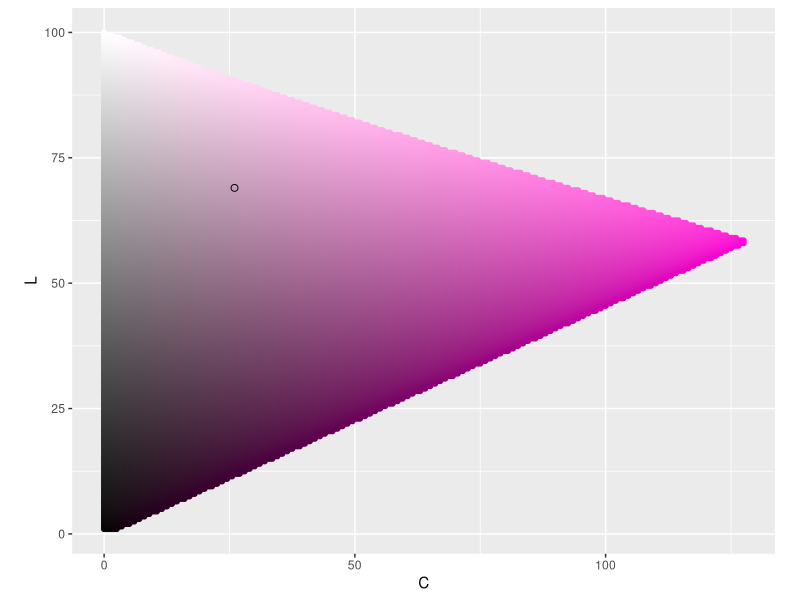
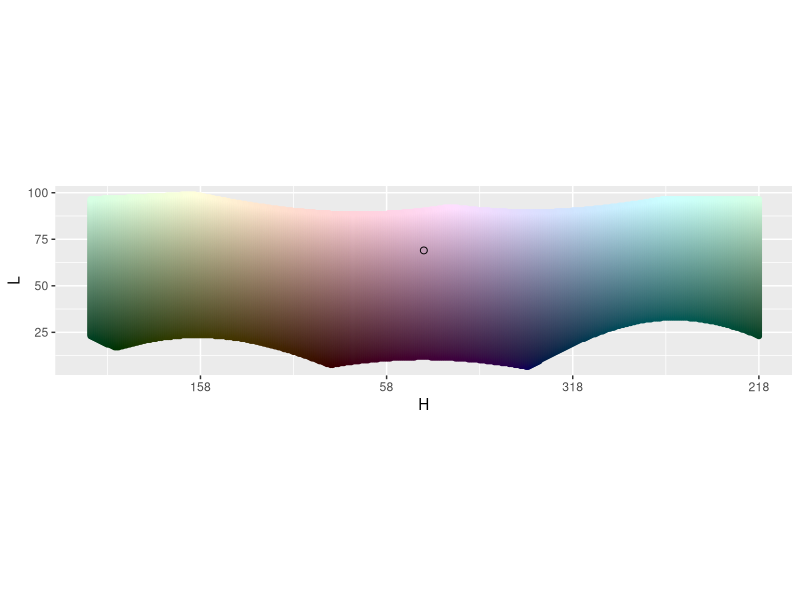
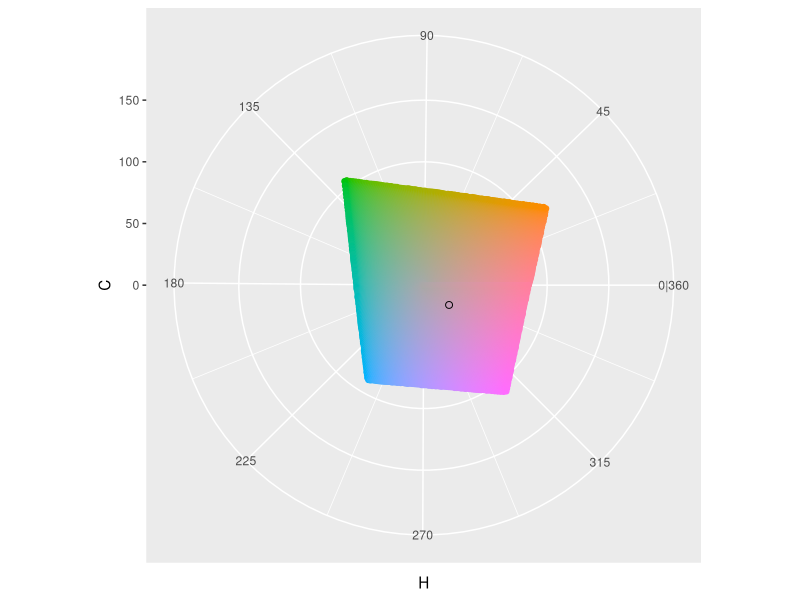
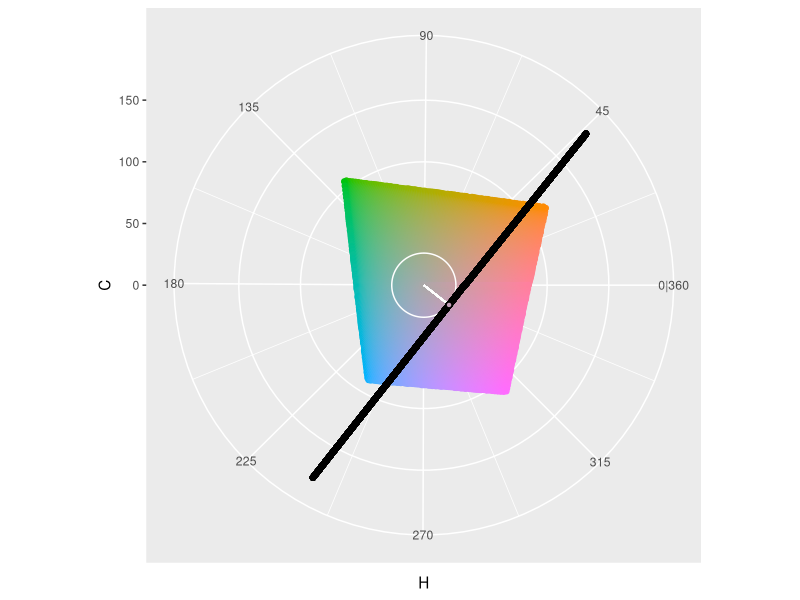
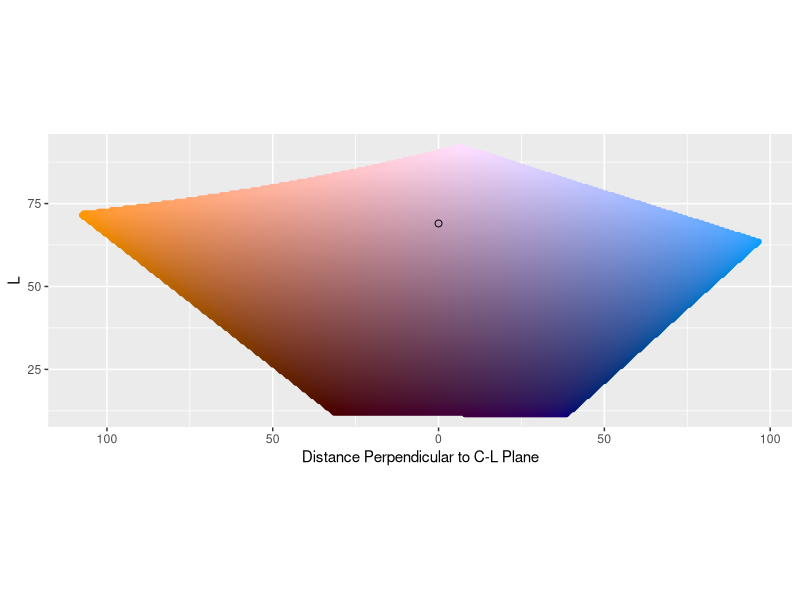
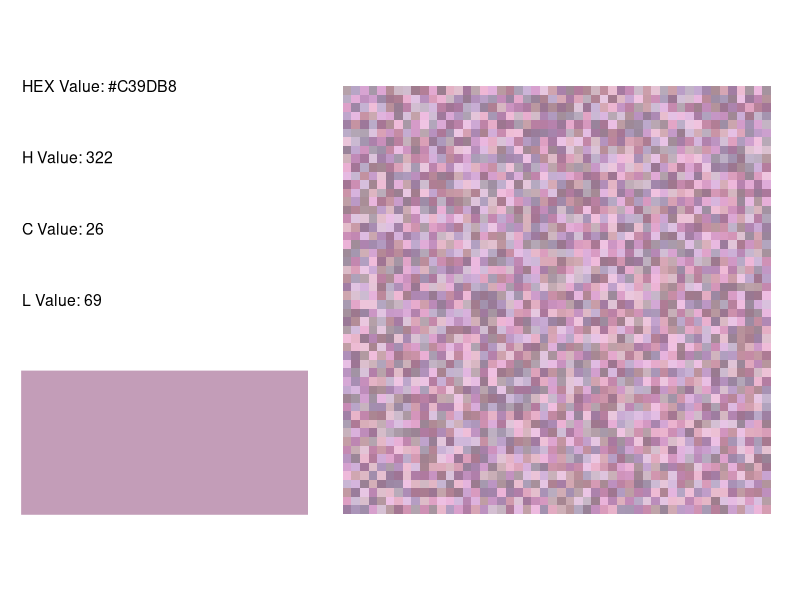
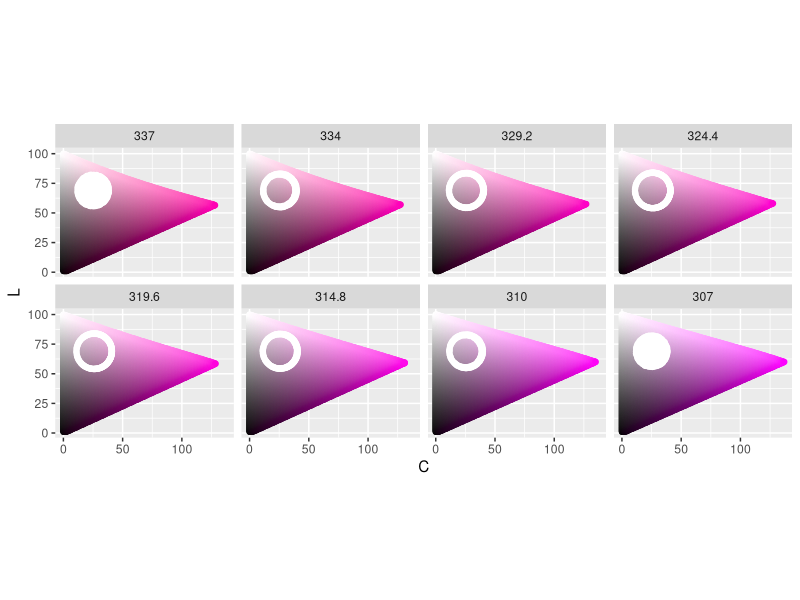
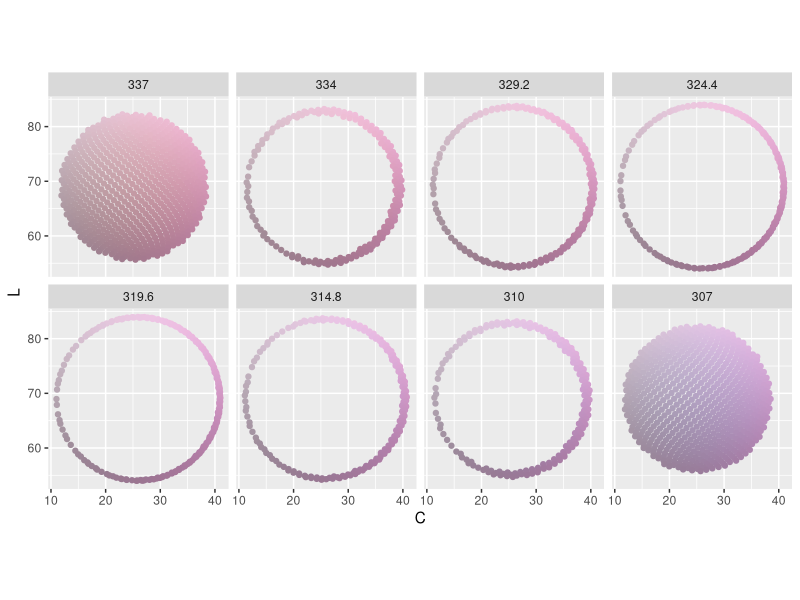

Write R code to recreate these figures, in order. (Note: a time limit stopped this script after it produced the figures.)
## ---- chunk 1
knitr::opts_chunk$set(eval = FALSE)
knitr::opts_knit$set(bookdown.internal.label = FALSE)
knitr::opts_chunk$set(out.extra = 'style="display:block; margin:auto;"')  # center
## ---- chunk 2
##---------
# Libraries
##---------
library(tidyverse)
library(patchwork)
library(colorspace)

##------------
# Pick a color
##------------
H_point <- 322
C_point <- 26
L_point <- 69

color_hex <- hcl(H_point, 
                 C_point, 
                 L_point,
                 fixup = FALSE)

##--------------------------------
# See color in H, C, L color space 
##--------------------------------
# C-L Plane ----
get_C_L_plane <- function(H_point) {
  expand_grid(H = H_point,
              C = seq(0, 180, .5),
              L = seq(1, 100, .5)) %>%
    mutate(color_value = hcl(H, C, L, fixup = FALSE)) %>%
    filter(!is.na(color_value))
}
C_L_plane <- get_C_L_plane(H_point)

graph_C_L_plane <- function(C_L_plane, color_hex) {
  ggplot() +
    geom_point(data = C_L_plane,
               aes(C, L, color = color_value, fill = color_value)) +
    scale_x_continuous(labels = abs) +
    scale_color_identity() +
    scale_fill_identity() +
    geom_point(aes(x = C_point,
                   y = L_point),
               color = 'black',
               fill = color_hex,
               shape = 21,
               size = 2) +
    coord_equal()
}
graph_C_L_plane(C_L_plane, color_hex)

# H-L Curve ----
get_H_L_curve <- function(C_point) {
  expand_grid(H = seq(1, 360, 1),
              C = C_point,
              L = seq(1, 100, .5)) %>%
    mutate(color_value = hcl(H, C, L, fixup = FALSE)) %>%
    filter(!is.na(color_value))
}
H_L_curve <- get_H_L_curve(C_point)

label_H_center <- function(H_point, ...) {
  function(x) {(x + (180 - H_point)) %% 360}
}

graph_H_L_curve <- function(H_L_curve, color_hex, H_point) {
  ggplot() +
    geom_point(data = H_L_curve,
               aes((H + (180 - H_point)) %% 360, L, 
                   color = color_value, fill = color_value)) +
    scale_color_identity() +
    scale_fill_identity() +
    geom_point(aes(x = 180, # Because we rotated points to not drop over edge
                   y = L_point),
               color = 'black',
               fill = color_hex,
               shape = 21,
               size = 2) +
    scale_x_reverse('H', # Like you're standing on the inside
                    labels = label_H_center(H_point = H_point),
                    limits = c(360, 0)) +
    coord_equal()
}
graph_H_L_curve(H_L_curve, color_hex, H_point)

# H-C plane ----
get_H_C_plane <- function(L_point){
  expand_grid(H = seq(1, 360, 1),
              C = seq(0, 180, .5),
              L = L_point) %>%
    mutate(color_value = hcl(H, C, L, fixup = FALSE)) %>%
    filter(!is.na(color_value))
}
H_C_plane <- get_H_C_plane(L_point)

graph_H_C_plane <- function(H_C_plane, color_hex) {
  ggplot() +
    geom_point(data = H_C_plane,
               aes(H, C, color = color_value, fill = color_value)) +
    scale_color_identity() +
    scale_fill_identity() +
    scale_x_continuous(breaks = seq(45, 360, 45),
                       minor_breaks = seq(0, 315, 45) + 45/2,
                       labels = c('45', '90', '135', '180', 
                                  '225', '270', '315', '0|360')) +
    scale_y_continuous(limits = c(0, 180)) +
    geom_point(aes(x = H_point,
                   y = C_point),
               color = 'black',
               fill = color_hex,
               shape = 21,
               size = 2) +
    coord_polar(start = 270 * pi / 180,
                direction = -1)
}
graph_H_C_plane(H_C_plane, color_hex)

# C tangent plane ----
C_circle <- data.frame(H = seq(1, 360),
                       C = C_point,
                       color_value = "white")
C_tangent_plane <- expand_grid(x = C_point, # Plane perpendicular to H at C
                               perpendicular_from_C_L = 
                                 seq(-sqrt(180^2 - C_point^2), sqrt(180^2 - C_point^2)),
                               L = seq(1, 100, 1)) %>%
  mutate(x_rotate = x * cos(H_point * pi/180) -  # rotate
           perpendicular_from_C_L * sin(H_point * pi/180),
         y_rotate = x * sin(H_point * pi/180) + 
           perpendicular_from_C_L * cos(H_point * pi/180)) %>%
  mutate(x = x_rotate,
         y = y_rotate) %>%
  select(-x_rotate, -y_rotate)  %>%
  mutate(H = (atan2(y, x) * 180/pi) %% 360,
         C = sqrt(x^2 + y^2)) %>%
  mutate(color_value = "white")
ggplot(data = H_C_plane,
       aes(H, C, color = color_value, fill = color_value)) +
  geom_point() +
  scale_color_identity() +
  scale_fill_identity() +
  scale_x_continuous(breaks = seq(45, 360, 45),
                     minor_breaks = seq(0, 315, 45) + 45/2,
                     labels = c('45', '90', '135', '180', 
                                '225', '270', '315', '0|360')) +
  scale_y_continuous(limits = c(0, 180)) +
  geom_path(data = C_circle) +
  geom_segment(x = H_point,
               y = 0,
               xend = H_point,
               yend = C_point,
               col = "white") +
  geom_point(data = C_tangent_plane, col = "black") +
  geom_point(x = H_point,
             y = C_point,
             color = 'black',
             fill = color_hex,
             shape = 21) +
  coord_polar(start = 270 * pi / 180,
              direction = -1)

get_C_tangent_plane <- function(H_point, C_point) {
  expand_grid(x = C_point, # Plane perpendicular to H at C
              perpendicular_from_C_L = seq(-180, 180, .5),
              L = seq(1, 100, .5)) %>%
    mutate(x_rotate = x * cos(H_point * pi/180) -  # rotate
             perpendicular_from_C_L * sin(H_point * pi/180),
           y_rotate = x * sin(H_point * pi/180) + 
             perpendicular_from_C_L * cos(H_point * pi/180)) %>%
    mutate(x = x_rotate,
           y = y_rotate) %>%
    select(-x_rotate, -y_rotate)  %>%
    mutate(H = (atan2(y, x) * 180/pi) %% 360,
           C = sqrt(x^2 + y^2)) %>%
    mutate(color_value = hcl(H, C, L, fixup = FALSE)) %>%
    filter(!is.na(color_value))
}
C_tangent_plane <- get_C_tangent_plane(H_point, C_point)

graph_C_tangent_plane <- function(C_tangent_plane, color_hex) {
  ggplot() +
    geom_point(data = C_tangent_plane,
               aes(perpendicular_from_C_L, L, 
                   color = color_value, fill = color_value)) +
    scale_color_identity() +
    scale_fill_identity() +
    scale_x_reverse("Distance Perpendicular to C-L Plane",
                    labels = abs) +
    geom_point(aes(x = 0,
                   y = L_point),
               color = 'black',
               fill = color_hex,
               shape = 21,
               size = 2) +
    coord_equal()
}
graph_C_tangent_plane(C_tangent_plane, color_hex)
## ---- chunk 3
knitr::include_graphics('/post/2021-08-10-choosing-nearby-colors-part-2/index.en-us_files/c_l_plane.jpeg', error = FALSE)
## ---- chunk 4
knitr::include_graphics('/post/2021-08-10-choosing-nearby-colors-part-2/index.en-us_files/h_c_plane.jpeg', error = FALSE)
## ---- chunk 5
knitr::include_graphics('/post/2021-08-10-choosing-nearby-colors-part-2/index.en-us_files/h_l_curve.jpeg', error = FALSE)
## ---- chunk 6
knitr::include_graphics('/post/2021-08-10-choosing-nearby-colors-part-2/index.en-us_files/c_tangent_plane_setup.jpeg', error = FALSE)
## ---- chunk 7
knitr::include_graphics('/post/2021-08-10-choosing-nearby-colors-part-2/index.en-us_files/c_tangent_plane.jpeg', error = FALSE)
## ---- chunk 8
##------------------
# x, y, L perimeter
##------------------
width <- 15
n_color <- 50 ^ 2

# http://extremelearning.com.au/how-to-evenly-distribute-points-on-a-sphere-more-effectively-than-the-canonical-fibonacci-lattice/#more-3069
get_xyl_data <- function(H_point, C_point, L_point, width, n_color) {
  data.frame(theta = 2 * pi * seq(0, n_color - 1) / ((1 + sqrt(5)) / 2),
             phi = acos(1 - 2 * (seq(0, n_color - 1) + .5) / n_color)) %>%
    mutate(x = cos(theta) * sin(phi),
           y = sin(theta) * sin(phi),
           L = cos(phi)) %>%
    mutate(x = x * width + C_point * cos(H_point * pi/180),
           y = y * width + C_point * sin(H_point * pi/180),
           L = L * width + L_point) %>%
    mutate(H = (atan2(y, x) * 180/pi) %% 360,
           C = sqrt(x^2 + y^2)) %>%
    filter(L >= 0 & L <= 100 & C >= 0) %>%
    mutate(color_value = hcl(h = H,
                             c = C,
                             l = L)) %>%
    mutate(x = C * cos(H * pi/180),
           y = C * sin(H * pi/180)) %>%
    mutate(perpendicular_from_C_L = x * sin(-H_point * pi/180) + 
             y * cos(-H_point * pi/180),
           parallel_along_C_L = x * cos(-H_point * pi/180) - 
             y * sin(-H_point * pi/180)) %>%
    mutate(row_value = sample(row_number(), n()),
           col_value = ceiling(row_value / sqrt(n_color))) %>%
    mutate(row_value = (row_value %% sqrt(n_color)) + 1) %>%
    mutate(L_cut = as.character(
      cut(L, breaks = c(-Inf, seq(L_point - width, 
                                  L_point + width, 
                                  length.out = 7), 
                        Inf),
          labels = c(L_point - width, 
                     seq(L_point - (width * .8), 
                         L_point + (width * .8), 
                         length.out = 6), 
                     L_point + width))),
      C_cut = as.character(
        cut(C,
            breaks = c(-Inf, 
                       seq(C_point - width, 
                           C_point + width, 
                           length.out = 7), 
                       Inf),
            labels = c(C_point - width, 
                       seq(C_point - (width * .8), 
                           C_point + (width * .8), 
                           length.out = 6), 
                       C_point + width))),
      H_cut = as.character(
        cut((180 - abs(abs(H - H_point) - 180)) * 
              sign(180 - abs(H - H_point)) * 
              sign(H - H_point),
            breaks = c(-Inf, 
                       seq(0 - width, 
                           0 + width, 
                           length.out = 7), 
                       Inf),
            labels = c(H_point - width, 
                       seq(H_point - (width * .8), 
                           H_point + (width * .8), 
                           length.out = 6), 
                       H_point + width) %% 360)),
      perpendicular_from_C_L_cut = as.character(
        cut(perpendicular_from_C_L,
            breaks = c(-Inf, seq(0 - width, 
                                 0 + width, 
                                 length.out = 7), 
                       Inf),
            labels = c(0 - width, 
                       seq(0 - (width * .8), 
                           0 + (width * .8), 
                           length.out = 6), 
                       0 + width))),
      parallel_along_C_L_cut = as.character(
        cut(parallel_along_C_L,
            breaks = c(-Inf, 
                       seq(C_point - width, 
                           C_point + width, 
                           length.out = 7), 
                       Inf),
            labels = c(C_point - width, 
                       seq(C_point - (width * .8), 
                           C_point + (width * .8), 
                           length.out = 6), 
                       C_point + width)))) %>%
    mutate(L_cut = as.factor(as.numeric(L_cut)),
           C_cut = as.factor(as.numeric(C_cut)),
           H_cut = as.factor(as.numeric(H_cut)),
           perpendicular_from_C_L_cut = 
             as.factor(as.numeric(perpendicular_from_C_L_cut)),
           parallel_along_C_L_cut = 
             as.factor(as.numeric(parallel_along_C_L_cut))) %>%
    mutate(H_cut = fct_expand(H_cut, 
                              as.character(c(H_point - width, 
                                             seq(H_point - (width * .8), 
                                                 H_point + (width * .8), 
                                                 length.out = 6), 
                                             H_point + width) %% 360)),
           perpendicular_from_C_L_cut = 
             fct_expand(perpendicular_from_C_L_cut,
                        as.character(c(0 - width, 
                                       seq(0 - (width * .8), 
                                           0 + (width * .8), 
                                           length.out = 6), 
                                       0 + width)))) %>%
    mutate(H_cut = fct_relevel(H_cut, 
                               as.character(c(H_point - width, 
                                              seq(H_point - (width * .8), 
                                                  H_point + (width * .8), 
                                                  length.out = 6), 
                                              H_point + width) %% 360)),
           perpendicular_from_C_L_cut = 
             fct_relevel(perpendicular_from_C_L_cut,
                         as.character(c(0 - width, 
                                        seq(0 - (width * .8), 
                                            0 + (width * .8), 
                                            length.out = 6), 
                                        0 + width)))) %>%
    mutate(H_cut = fct_rev(H_cut),
           perpendicular_from_C_L_cut = fct_rev(perpendicular_from_C_L_cut))
}

xyl <- get_xyl_data(H_point, C_point, L_point, width, n_color)

graph_info <- function(H_point, C_point, L_point) {
  color_hex <- hcl(H_point, 
                   C_point,
                   L_point,
                   fixup = FALSE)
  
  ggplot() +
    geom_rect(aes(xmin = 0, xmax = 1,
                  ymin = 0, ymax = .5), col = color_hex, fill = color_hex) +
    geom_text(data = data.frame(x = 0,
                                y = seq(1.5, .75, -.25),
                                label = c(paste("HEX Value:", color_hex), 
                                          paste("H Value:", H_point),
                                          paste("C Value:", C_point),
                                          paste("L Value:", L_point))),
              aes(x, y, label = label), hjust = 0, size = 4) +
    coord_equal() +
    theme_void()
}

graph_sample <- function(color_points) {
  ggplot(data = color_points,
         aes(x = row_value,
             y = col_value,
             fill = color_value)) +
    geom_tile() +
    coord_equal() +
    scale_fill_identity() +
    theme_void()
}

p1 <- graph_info(H_point, C_point, L_point)
p2 <- graph_sample(xyl)
p1 + p2

# C L plane by H
graph_C_L_by_H <- function(color_points) {
  ggplot(data = color_points, aes(C, L, 
                                  col = color_value, fill = color_value)) +
    geom_point() +
    scale_color_identity() +
    scale_fill_identity() +
    facet_wrap(~ H_cut, nrow = 2) +
    coord_equal() 
}

get_C_L_plane_by_H <- function(color_points, H_point, width) {
  map_dfr(as.numeric(as.character(unique(color_points$H_cut))), 
          get_C_L_plane) %>%
    mutate(H_cut = as.factor(H)) %>%
    mutate(H_cut = fct_expand(H_cut, 
                              as.character(c(H_point - width, 
                                             seq(H_point - (width * .8), 
                                                 H_point + (width * .8), 
                                                 length.out = 6), 
                                             H_point + width) %% 360))) %>%
    mutate(H_cut = fct_relevel(H_cut, 
                               as.character(c(H_point - width, 
                                              seq(H_point - (width * .8), 
                                                  H_point + (width * .8), 
                                                  length.out = 6), 
                                              H_point + width) %% 360))) %>%
    mutate(H_cut = fct_rev(H_cut))
}
C_L_plane_by_H <- get_C_L_plane_by_H(xyl, H_point, width)

graph_C_L_plane_by_H <- function(C_L_plane, color_points) {
  ggplot() +
    geom_point(data = C_L_plane,
               aes(C, L, color = color_value, fill = color_value)) +
    geom_point(data = color_points,
               aes(C, L, color = "white", fill = "white")) +
    scale_x_continuous(labels = abs) +
    scale_color_identity() +
    scale_fill_identity() +
    facet_wrap(~ H_cut, nrow = 2) +
    coord_equal()
}
graph_C_L_plane_by_H(C_L_plane_by_H, xyl)
graph_C_L_by_H(xyl)

# H L curve
graph_H_L_by_C <- function(color_points, H_point) {
  ggplot(data = color_points, aes((H + (180 - H_point)) %% 360, L, 
                                  color = color_value, fill = color_value)) +
    geom_point() +
    scale_color_identity() +
    scale_fill_identity() +
    scale_x_reverse('H', # Like you're standing on the inside
                    labels = label_H_center(H_point = H_point)) +
    facet_wrap(~ C_cut, nrow = 2) +
    coord_equal()
}

get_H_L_curve_by_C <- function(color_points) {
  map_dfr(as.numeric(as.character(
    unique(color_points$C_cut))), get_H_L_curve) %>%
    mutate(C_cut = as.factor(C))
}
H_L_curve_by_C <- get_H_L_curve_by_C(xyl)

graph_H_L_curve_by_C <- function(H_L_curve_by_C, color_points, H_point) {
  ggplot() +
    geom_point(data = H_L_curve_by_C,
               aes((H + (180 - H_point)) %% 360, L, 
                   color = color_value, fill = color_value)) +
    geom_point(data = color_points,
               aes((H + (180 - H_point)) %% 360, L, 
                   color = "white", fill = "white")) +
    scale_color_identity() +
    scale_fill_identity() +
    scale_x_reverse('H', # Like you're standing on the inside
                    labels = label_H_center(H_point = H_point),
                    limits = c(360, 0)) +
    facet_wrap(~ C_cut, nrow = 2) +
    coord_equal()
}
graph_H_L_curve_by_C(H_L_curve_by_C, xyl, H_point)
graph_H_L_by_C(xyl, H_point)

# H C plane by L
graph_x_y_by_L <- function(color_points, H_point) {
  ggplot(data = color_points, aes(x, y, 
                                  col = color_value, fill = color_value)) +
    geom_abline(slope = c(tan(-67.5 * pi/180), 
                          tan(-45 * pi/180), 
                          tan(-22.5 * pi/180),
                          0, 100000,
                          tan(22.5 * pi/180), 
                          tan(45 * pi/180), 
                          tan(67.5 * pi/180)), 
                intercept = 0,
                color = "white") +
    geom_abline(slope = tan(H_point * pi/180), 
                intercept = 0,
                color = "black") +
    geom_point() +
    scale_color_identity() +
    scale_fill_identity() +
    facet_wrap(~ L_cut, nrow = 2) +
    coord_equal() +
    theme(axis.line=element_blank(), axis.text.x=element_blank(),
          axis.text.y=element_blank(), axis.ticks=element_blank(),
          axis.title.x=element_blank(), axis.title.y=element_blank(),
          panel.grid.major=element_blank(), panel.grid.minor=element_blank())
}

get_H_C_plane_by_L <- function(color_points) {
  map_dfr(as.numeric(
    as.character(unique(color_points$L_cut))), get_H_C_plane) %>%
    mutate(L_cut = as.factor(L))
}
H_C_plane_by_L <- get_H_C_plane_by_L(xyl)

graph_H_C_plane_by_L <- function(H_C_plane_by_L, color_points) {
  ggplot() +
    geom_point(data = H_C_plane_by_L,
               aes(H, C, color = color_value, fill = color_value)) +
    geom_point(data = color_points,
               aes(H , C, color = "white", fill = "white")) +
    scale_color_identity() +
    scale_fill_identity() +
    scale_x_continuous(breaks = seq(45, 360, 45),
                       minor_breaks = seq(0, 315, 45) + 45/2,
                       labels = c('45', '90', '135', '180', 
                                  '225', '270', '315', '0|360')) +
    scale_y_continuous(limits = c(0, 180)) +
    facet_wrap(~ L_cut, nrow = 2) +
    coord_polar(start = 270 * pi / 180,
                direction = -1)
}
graph_H_C_plane_by_L(H_C_plane_by_L, xyl)
graph_x_y_by_L(xyl, H_point)

# C tangent plane
label_perpendicular_from_C_L_cut<- function(x) {
  as.character(abs(as.numeric(x)))
}

graph_parallel_perpendicular_by_L <- function(color_points) {
  ggplot(data = color_points, 
         aes(x = parallel_along_C_L,
             y = perpendicular_from_C_L,
             color = color_value)) +
    geom_point() +
    scale_color_identity() +
    scale_y_continuous("Distance Perpendicular to C-L Plane", # similar to H
                       labels = abs) +
    labs(x = "Distance Parallel to C-L Plane") + # similar to C
    facet_wrap(~ L_cut, nrow = 2) +
    coord_equal()
}
graph_parallel_perpendicular_by_L(xyl)

graph_perpendicular_L_by_parallel <- function(color_points) {
  ggplot(data = color_points, 
         aes(x = perpendicular_from_C_L,
             y = L,
             color = color_value)) +
    geom_point() +
    scale_color_identity() +
    scale_x_continuous("Distance Perpendicular to C-L Plane",
                       labels = abs) +
    scale_y_continuous(labels = abs) +
    facet_wrap(~ parallel_along_C_L_cut, nrow = 2) +
    coord_equal()
}
graph_perpendicular_L_by_parallel(xyl)

graph_parallel_L_by_perpendicular <- function(color_points) {
  ggplot(data = color_points, 
         aes(x = parallel_along_C_L,
             y = L,
             color = color_value)) +
    geom_point() +
    scale_color_identity() +
    labs(x = "Distance Parallel to C-L Plane") +
    facet_wrap(~ perpendicular_from_C_L_cut, nrow = 2,
               labeller = as_labeller(label_perpendicular_from_C_L_cut)) +
    coord_equal()
}
graph_parallel_L_by_perpendicular(xyl)
## ---- chunk 9
knitr::include_graphics('/post/2021-08-10-choosing-nearby-colors-part-2/index.en-us_files/xyl_info.jpeg', error = FALSE)
## ---- chunk 10
knitr::include_graphics('/post/2021-08-10-choosing-nearby-colors-part-2/index.en-us_files/xyl_c_l_plane.jpeg', error = FALSE)
## ---- chunk 11
knitr::include_graphics('/post/2021-08-10-choosing-nearby-colors-part-2/index.en-us_files/xyl_c_l.jpeg', error = FALSE)
## ---- chunk 12
knitr::include_graphics('/post/2021-08-10-choosing-nearby-colors-part-2/index.en-us_files/xyl_h_l_curve.jpeg', error = FALSE)
## ---- chunk 13
knitr::include_graphics('/post/2021-08-10-choosing-nearby-colors-part-2/index.en-us_files/xyl_h_l.jpeg', error = FALSE)
## ---- chunk 14
knitr::include_graphics('/post/2021-08-10-choosing-nearby-colors-part-2/index.en-us_files/xyl_h_c_plane.jpeg', error = FALSE)
## ---- chunk 15
knitr::include_graphics('/post/2021-08-10-choosing-nearby-colors-part-2/index.en-us_files/xyl_h_c.jpeg', error = FALSE)
## ---- chunk 16
knitr::include_graphics('/post/2021-08-10-choosing-nearby-colors-part-2/index.en-us_files/xyl_par_per.jpeg', error = FALSE)
## ---- chunk 17
knitr::include_graphics('/post/2021-08-10-choosing-nearby-colors-part-2/index.en-us_files/xyl_per_l.jpeg', error = FALSE)
## ---- chunk 18
knitr::include_graphics('/post/2021-08-10-choosing-nearby-colors-part-2/index.en-us_files/xyl_par_l.jpeg', error = FALSE)
## ---- chunk 19
##------------------
# H, C, L, perimeter
##------------------
get_hcl_data <- function(H_point, C_point, L_point, width, n_color) {
 data.frame(theta = 2 * pi * seq(0, n_color - 1) / ((1 + sqrt(5)) / 2),
                  phi = acos(1 - 2 * (seq(0, n_color - 1) + .5) / n_color)) %>%
  mutate(H = cos(theta) * sin(phi),
         C = sin(theta) * sin(phi),
         L = cos(phi)) %>%
  mutate(H = H * width + H_point,
         C = C * width + C_point,
         L = L * width + L_point) %>%
  mutate(H = H %% 360) %>% # not really needed except for graphs
  filter(L >= 0 & L <= 100 & C >= 0) %>%
  mutate(color_value = hcl(h = H,
                           c = C,
                           l = L)) %>%
  mutate(x = C * cos(H * pi/180),
         y = C * sin(H * pi/180)) %>%
  mutate(perpendicular_from_C_L = x * sin(-H_point * pi/180) + 
           y * cos(-H_point * pi/180), # not a C value since we didn't rotate by H
         parallel_along_C_L = x * cos(-H_point * pi/180) - 
           y * sin(-H_point * pi/180)) %>%
  mutate(row_value = sample(row_number(), n()),
         col_value = ceiling(row_value / sqrt(n_color))) %>%
  mutate(row_value = (row_value %% sqrt(n_color)) + 1) %>%
  mutate(L_cut = as.character(
    cut(L, breaks = c(-Inf, seq(L_point - width, 
                                L_point + width, 
                                length.out = 7), 
                      Inf),
        labels = c(L_point - width, 
                   seq(L_point - (width * .8), 
                       L_point + (width * .8), 
                       length.out = 6), 
                   L_point + width))),
         C_cut = as.character(
           cut(C,
               breaks = c(-Inf, 
                          seq(C_point - width, 
                              C_point + width, 
                              length.out = 7), 
                          Inf),
               labels = c(C_point - width, 
                          seq(C_point - (width * .8), 
                              C_point + (width * .8), 
                              length.out = 6), 
                          C_point + width))),
         H_cut = as.character(
           cut((180 - abs(abs(H - H_point) - 180)) * 
                 sign(180 - abs(H - H_point)) * 
                 sign(H - H_point),
               breaks = c(-Inf, 
                          seq(0 - width, 
                              0 + width, 
                              length.out = 7), 
                          Inf),
               labels = c(H_point - width, 
                          seq(H_point - (width * .8), 
                              H_point + (width * .8), 
                              length.out = 6), 
                          H_point + width) %% 360)),
         perpendicular_from_C_L_cut = as.character(
           cut(perpendicular_from_C_L,
               breaks = c(-Inf, seq(0 - width, 
                                    0 + width, 
                                    length.out = 7), 
                          Inf),
               labels = c(0 - width, 
                          seq(0 - (width * .8), 
                              0 + (width * .8), 
                              length.out = 6), 
                          0 + width))),
         parallel_along_C_L_cut = as.character(
           cut(parallel_along_C_L,
               breaks = c(-Inf, 
                          seq(C_point - width, 
                              C_point + width, 
                              length.out = 7), 
                          Inf),
               labels = c(C_point - width, 
                          seq(C_point - (width * .8), 
                              C_point + (width * .8), 
                              length.out = 6), 
                          C_point + width)))) %>%
  mutate(L_cut = as.factor(as.numeric(L_cut)),
         C_cut = as.factor(as.numeric(C_cut)),
         H_cut = as.factor(as.numeric(H_cut)),
         perpendicular_from_C_L_cut = 
           as.factor(as.numeric(perpendicular_from_C_L_cut)),
         parallel_along_C_L_cut = 
           as.factor(as.numeric(parallel_along_C_L_cut))) %>%
  mutate(H_cut = fct_expand(H_cut, 
                            as.character(c(H_point - width, 
                                           seq(H_point - (width * .8), 
                                               H_point + (width * .8), 
                                               length.out = 6), 
                                           H_point + width) %% 360)),
         perpendicular_from_C_L_cut = 
           fct_expand(perpendicular_from_C_L_cut,
                      as.character(c(0 - width, 
                                     seq(0 - (width * .8), 
                                         0 + (width * .8), 
                                         length.out = 6), 
                                     0 + width)))) %>%
  mutate(H_cut = fct_relevel(H_cut, 
                             as.character(c(H_point - width, 
                                            seq(H_point - (width * .8), 
                                                H_point + (width * .8), 
                                                length.out = 6), 
                                            H_point + width) %% 360)),
         perpendicular_from_C_L_cut = 
           fct_relevel(perpendicular_from_C_L_cut,
                      as.character(c(0 - width, 
                                     seq(0 - (width * .8), 
                                         0 + (width * .8), 
                                         length.out = 6), 
                                     0 + width)))) %>%
  mutate(H_cut = fct_rev(H_cut),
         perpendicular_from_C_L_cut = fct_rev(perpendicular_from_C_L_cut))
}

hcl <- get_hcl_data(H_point, C_point, L_point, width, n_color)

p1 <- graph_info(H_point, C_point, L_point)
p2 <- graph_sample(hcl)
p1 + p2

# C L plane by H
C_L_plane_by_H <- get_C_L_plane_by_H(hcl, H_point, width)
graph_C_L_by_H(hcl)
graph_C_L_plane_by_H(C_L_plane_by_H, hcl)

# H L curve
H_L_curve_by_C <- get_H_L_curve_by_C(hcl)
graph_H_L_by_C(hcl, H_point)
graph_H_L_curve_by_C(H_L_curve_by_C, hcl, H_point)

# H C plane by L
H_C_plane_by_L <- get_H_C_plane_by_L(hcl)
graph_x_y_by_L(hcl, H_point)
graph_H_C_plane_by_L(H_C_plane_by_L, hcl)

# C tangent plane
graph_parallel_perpendicular_by_L(hcl)

graph_perpendicular_L_by_parallel(hcl)

graph_parallel_L_by_perpendicular(hcl)
## ---- chunk 20
knitr::include_graphics('/post/2021-08-10-choosing-nearby-colors-part-2/index.en-us_files/hcl_info.jpeg', error = FALSE)
## ---- chunk 21
knitr::include_graphics('/post/2021-08-10-choosing-nearby-colors-part-2/index.en-us_files/hcl_c_l_plane.jpeg', error = FALSE)
## ---- chunk 22
knitr::include_graphics('/post/2021-08-10-choosing-nearby-colors-part-2/index.en-us_files/hcl_c_l.jpeg', error = FALSE)
## ---- chunk 23
knitr::include_graphics('/post/2021-08-10-choosing-nearby-colors-part-2/index.en-us_files/hcl_h_l_curve.jpeg', error = FALSE)
## ---- chunk 24
knitr::include_graphics('/post/2021-08-10-choosing-nearby-colors-part-2/index.en-us_files/hcl_h_l.jpeg', error = FALSE)
## ---- chunk 25
knitr::include_graphics('/post/2021-08-10-choosing-nearby-colors-part-2/index.en-us_files/hcl_h_c_plane.jpeg', error = FALSE)
## ---- chunk 26
knitr::include_graphics('/post/2021-08-10-choosing-nearby-colors-part-2/index.en-us_files/hcl_h_c.jpeg', error = FALSE)
## ---- chunk 27
knitr::include_graphics('/post/2021-08-10-choosing-nearby-colors-part-2/index.en-us_files/hcl_par_per.jpeg', error = FALSE)
## ---- chunk 28
knitr::include_graphics('/post/2021-08-10-choosing-nearby-colors-part-2/index.en-us_files/hcl_per_l.jpeg', error = FALSE)
## ---- chunk 29
knitr::include_graphics('/post/2021-08-10-choosing-nearby-colors-part-2/index.en-us_files/hcl_par_l.jpeg', error = FALSE)
## ---- chunk 30
##-------
# Compare
##-------
compare <- rbind(xyl[, c('H', 'C', 'L', 'x', 'y', 
                         'H_cut', 'C_cut', 'L_cut', 
                         'perpendicular_from_C_L', 'parallel_along_C_L', 
                         'perpendicular_from_C_L_cut', 'parallel_along_C_L_cut',
                         'row_value', 'col_value', 'color_value')],
                 hcl[, c('H', 'C', 'L', 'x', 'y', 
                         'H_cut', 'C_cut', 'L_cut', 
                         'perpendicular_from_C_L', 'parallel_along_C_L', 
                         'perpendicular_from_C_L_cut', 'parallel_along_C_L_cut',
                         'row_value', 'col_value', 'color_value')]) %>%
  mutate(setting = c(rep('XYL', n_color), rep('HCL', n_color))) 

# C L plane
graph_C_L_by_H_comparison <- function(color_points) {
  ggplot(data = color_points, aes(C, L, col = setting)) +
    geom_point(alpha = .5) +
    facet_wrap(~ H_cut, nrow = 2) +
    coord_equal() +
    scale_color_discrete("") +
    theme(legend.position = "bottom")
}
graph_C_L_by_H_comparison(compare)

# H L curve
graph_H_L_by_C_comparison <- function(color_points, H_point) {
  ggplot(data = color_points, 
         aes((H + (180 - H_point)) %% 360, L, color = setting)) +
    geom_point(alpha = .5) +
    scale_x_reverse('H',
                    labels = label_H_center(H_point = H_point)) +
    facet_wrap(~ C_cut, nrow = 2) +
    coord_equal() +
    scale_color_discrete("") +
    theme(legend.position = "bottom")
}
graph_H_L_by_C_comparison(compare, H_point)

# H C plane
graph_x_y_by_L_comparison <- function(color_points, H_point) {
  ggplot(data = color_points, aes(x, y, col = setting)) +
    geom_abline(slope = c(tan(-67.5 * pi/180), 
                          tan(-45 * pi/180), 
                          tan(-22.5 * pi/180),
                          0, 100000,
                          tan(22.5 * pi/180), 
                          tan(45 * pi/180), 
                          tan(67.5 * pi/180)), 
                intercept = 0,
                color = "white") +
    geom_abline(slope = tan(H_point * pi/180), 
                intercept = 0,
                color = "black") +
    geom_point(alpha = .5) +
    facet_wrap(~ L_cut, nrow = 2) +
    coord_equal() +
    scale_color_discrete("") +
    theme(legend.position = "bottom",
          axis.line=element_blank(), axis.text.x=element_blank(),
          axis.text.y=element_blank(), axis.ticks=element_blank(),
          axis.title.x=element_blank(), axis.title.y=element_blank(),
          panel.grid.major=element_blank(), panel.grid.minor=element_blank())
}
graph_x_y_by_L_comparison(compare, H_point)

# C tangent plane
graph_parallel_perpendicular_by_L_comparison <- function(color_points) {
  ggplot(data = color_points, 
         aes(x = parallel_along_C_L,
             y = perpendicular_from_C_L,
             color = setting)) +
    geom_point(alpha = .5) +
    scale_y_continuous("Distance Perpendicular to C-L Plane",
                       labels = abs) +
    labs(x = "Distance Parallel to C-L Plane") +
    facet_wrap(~ L_cut, nrow = 2) +
    coord_equal() +
    scale_color_discrete("") +
    theme(legend.position = "bottom")
}
graph_parallel_perpendicular_by_L_comparison(compare)

graph_perpendicular_L_by_parallel_comparison <- function(color_points) {
  ggplot(data = color_points, 
         aes(x = perpendicular_from_C_L,
             y = L,
             color = setting)) +
    geom_point(alpha = .5) +
    scale_x_continuous("Distance Perpendicular to C-L Plane", 
            labels = abs) +
    scale_y_continuous(labels = abs) +
    facet_wrap(~ parallel_along_C_L_cut, nrow = 2) +
    coord_equal() +
    scale_color_discrete("") +
    theme(legend.position = "bottom")
}
graph_perpendicular_L_by_parallel_comparison(compare)

graph_parallel_L_by_perpendicular_comparison <- function(color_points) {
  ggplot(data = color_points, 
         aes(x = parallel_along_C_L,
             y = L,
             color = setting)) +
    geom_point(alpha = .5) +
    labs(x = "Distance Parallel to C-L Plane") +
    facet_wrap(~ perpendicular_from_C_L_cut, nrow = 2,
               labeller = as_labeller(label_perpendicular_from_C_L_cut)) +
    coord_equal() +
    scale_color_discrete("") +
    theme(legend.position = "bottom")
}
graph_parallel_L_by_perpendicular_comparison(compare)

compare <- compare %>%
  group_by(setting) %>%
  arrange((180 - abs(abs(H - H_point) - 180)) * 
            sign(180 - abs(H - H_point)) * sign(H - H_point)) %>%
  mutate(col_value = ceiling(row_number() / sqrt(n_color))) %>%
  arrange(col_value, L) %>%
  group_by(setting, col_value) %>%
  mutate(row_value = row_number())

ggplot(data = compare,
       aes(x = col_value,
           y = row_value,
           fill = color_value)) +
  geom_tile() +
  coord_equal() +
  scale_fill_identity() +
  theme_void() +
  facet_grid(~setting)

compare <- compare %>%
  group_by(setting) %>%
  arrange((180 - abs(abs(H - H_point) - 180)) * 
            sign(180 - abs(H - H_point)) * sign(H - H_point)) %>%
  mutate(col_value = ceiling(row_number() / sqrt(n_color))) %>%
  arrange(col_value, C) %>%
  group_by(setting, col_value) %>%
  mutate(row_value = row_number())

ggplot(data = compare,
       aes(x = col_value,
           y = row_value,
           fill = color_value)) +
  geom_tile() +
  coord_equal() +
  scale_fill_identity() +
  theme_void() +
  facet_grid(~setting)
## ---- chunk 31
knitr::include_graphics('/post/2021-08-10-choosing-nearby-colors-part-2/index.en-us_files/compare_c_l.jpeg', error = FALSE)
## ---- chunk 32
knitr::include_graphics('/post/2021-08-10-choosing-nearby-colors-part-2/index.en-us_files/compare_h_l.jpeg', error = FALSE)
## ---- chunk 33
knitr::include_graphics('/post/2021-08-10-choosing-nearby-colors-part-2/index.en-us_files/compare_h_c.jpeg', error = FALSE)
## ---- chunk 34
knitr::include_graphics('/post/2021-08-10-choosing-nearby-colors-part-2/index.en-us_files/compare_par_per.jpeg', error = FALSE)
## ---- chunk 35
knitr::include_graphics('/post/2021-08-10-choosing-nearby-colors-part-2/index.en-us_files/compare_per_l.jpeg', error = FALSE)
## ---- chunk 36
knitr::include_graphics('/post/2021-08-10-choosing-nearby-colors-part-2/index.en-us_files/compare_par_l.jpeg', error = FALSE)
## ---- chunk 37
knitr::include_graphics('/post/2021-08-10-choosing-nearby-colors-part-2/index.en-us_files/compare_samples.jpeg', error = FALSE)
## ---- chunk 38
knitr::include_graphics('/post/2021-08-10-choosing-nearby-colors-part-2/index.en-us_files/compare_samples2.jpeg', error = FALSE)
## ---- chunk 39
## Try lower value of C ----
C_point <- 16

xyl <- get_xyl_data(H_point, C_point, L_point, width, n_color)

hcl <- get_hcl_data(H_point, C_point, L_point, width, n_color)

compare <- rbind(xyl[, c('H', 'C', 'L', 'x', 'y', 
                         'H_cut', 'C_cut', 'L_cut', 
                         'perpendicular_from_C_L', 'parallel_along_C_L', 
                         'perpendicular_from_C_L_cut', 'parallel_along_C_L_cut',
                         'row_value', 'col_value', 'color_value')],
                 hcl[, c('H', 'C', 'L', 'x', 'y', 
                         'H_cut', 'C_cut', 'L_cut', 
                         'perpendicular_from_C_L', 'parallel_along_C_L', 
                         'perpendicular_from_C_L_cut', 'parallel_along_C_L_cut',
                         'row_value', 'col_value', 'color_value')]) %>%
  mutate(setting = c(rep('XYL', n_color), rep('HCL', n_color))) 

# C L plane
graph_C_L_by_H_comparison(compare)

# H L curve
graph_H_L_by_C_comparison(compare, H_point)

# H C plane
graph_x_y_by_L_comparison(compare, H_point)

# C tangent plane
graph_parallel_perpendicular_by_L_comparison(compare)

graph_perpendicular_L_by_parallel_comparison(compare)

graph_parallel_L_by_perpendicular_comparison(compare)

compare <- compare %>%
  group_by(setting) %>%
  arrange((180 - abs(abs(H - H_point) - 180)) * 
            sign(180 - abs(H - H_point)) * sign(H - H_point)) %>%
  mutate(col_value = ceiling(row_number() / sqrt(n_color))) %>%
  arrange(col_value, L) %>%
  group_by(setting, col_value) %>%
  mutate(row_value = row_number())

ggplot(data = compare,
       aes(x = col_value,
           y = row_value,
           fill = color_value)) +
  geom_tile() +
  coord_equal() +
  scale_fill_identity() +
  theme_void() +
  facet_grid(~setting)

compare <- compare %>%
  group_by(setting) %>%
  arrange((180 - abs(abs(H - H_point) - 180)) * 
            sign(180 - abs(H - H_point)) * sign(H - H_point)) %>%
  mutate(col_value = ceiling(row_number() / sqrt(n_color))) %>%
  arrange(col_value, C) %>%
  group_by(setting, col_value) %>%
  mutate(row_value = row_number())

ggplot(data = compare,
       aes(x = col_value,
           y = row_value,
           fill = color_value)) +
  geom_tile() +
  coord_equal() +
  scale_fill_identity() +
  theme_void() +
  facet_grid(~setting)
## ---- chunk 40
knitr::include_graphics('/post/2021-08-10-choosing-nearby-colors-part-2/index.en-us_files/C_lower_c_l.jpeg', error = FALSE)
## ---- chunk 41
knitr::include_graphics('/post/2021-08-10-choosing-nearby-colors-part-2/index.en-us_files/C_lower_h_l.jpeg', error = FALSE)
## ---- chunk 42
knitr::include_graphics('/post/2021-08-10-choosing-nearby-colors-part-2/index.en-us_files/C_lower_h_c.jpeg', error = FALSE)
## ---- chunk 43
knitr::include_graphics('/post/2021-08-10-choosing-nearby-colors-part-2/index.en-us_files/C_lower_par_per.jpeg', error = FALSE)
## ---- chunk 44
knitr::include_graphics('/post/2021-08-10-choosing-nearby-colors-part-2/index.en-us_files/C_lower_per_l.jpeg', error = FALSE)
## ---- chunk 45
knitr::include_graphics('/post/2021-08-10-choosing-nearby-colors-part-2/index.en-us_files/C_lower_par_l.jpeg', error = FALSE)
## ---- chunk 46
knitr::include_graphics('/post/2021-08-10-choosing-nearby-colors-part-2/index.en-us_files/C_lower_samples.jpeg', error = FALSE)
## ---- chunk 47
knitr::include_graphics('/post/2021-08-10-choosing-nearby-colors-part-2/index.en-us_files/C_lower_samples2.jpeg', error = FALSE)
## ---- chunk 48
## Try higher value of C ----
C_point <- 75
 
xyl <- get_xyl_data(H_point, C_point, L_point, width, n_color)

hcl <- get_hcl_data(H_point, C_point, L_point, width, n_color)

compare <- rbind(xyl[, c('H', 'C', 'L', 'x', 'y', 
                         'H_cut', 'C_cut', 'L_cut', 
                         'perpendicular_from_C_L', 'parallel_along_C_L', 
                         'perpendicular_from_C_L_cut', 'parallel_along_C_L_cut',
                         'row_value', 'col_value', 'color_value')],
                 hcl[, c('H', 'C', 'L', 'x', 'y', 
                         'H_cut', 'C_cut', 'L_cut', 
                         'perpendicular_from_C_L', 'parallel_along_C_L', 
                         'perpendicular_from_C_L_cut', 'parallel_along_C_L_cut',
                         'row_value', 'col_value', 'color_value')]) %>%
  mutate(setting = c(rep('XYL', n_color), rep('HCL', n_color))) 

# C L plane
graph_C_L_by_H_comparison(compare)

# H L curve
graph_H_L_by_C_comparison(compare, H_point)

# H C plane
graph_x_y_by_L_comparison(compare, H_point)

# C tangent plane
graph_parallel_perpendicular_by_L_comparison(compare)

graph_perpendicular_L_by_parallel_comparison(compare)

graph_parallel_L_by_perpendicular_comparison(compare)

compare <- compare %>%
  group_by(setting) %>%
  arrange((180 - abs(abs(H - H_point) - 180)) * 
            sign(180 - abs(H - H_point)) * sign(H - H_point)) %>%
  mutate(col_value = ceiling(row_number() / sqrt(n_color))) %>%
  arrange(col_value, L) %>%
  group_by(setting, col_value) %>%
  mutate(row_value = row_number())

ggplot(data = compare,
       aes(x = col_value,
           y = row_value,
           fill = color_value)) +
  geom_tile() +
  coord_equal() +
  scale_fill_identity() +
  theme_void() +
  facet_grid(~setting)

compare <- compare %>%
  group_by(setting) %>%
  arrange((180 - abs(abs(H - H_point) - 180)) * 
            sign(180 - abs(H - H_point)) * sign(H - H_point)) %>%
  mutate(col_value = ceiling(row_number() / sqrt(n_color))) %>%
  arrange(col_value, C) %>%
  group_by(setting, col_value) %>%
  mutate(row_value = row_number())

ggplot(data = compare,
       aes(x = col_value,
           y = row_value,
           fill = color_value)) +
  geom_tile() +
  coord_equal() +
  scale_fill_identity() +
  theme_void() +
  facet_grid(~setting)
## ---- chunk 49
knitr::include_graphics('/post/2021-08-10-choosing-nearby-colors-part-2/index.en-us_files/C_higher_c_l.jpeg', error = FALSE)
## ---- chunk 50
knitr::include_graphics('/post/2021-08-10-choosing-nearby-colors-part-2/index.en-us_files/C_higher_h_l.jpeg', error = FALSE)
## ---- chunk 51
knitr::include_graphics('/post/2021-08-10-choosing-nearby-colors-part-2/index.en-us_files/C_higher_h_c.jpeg', error = FALSE)
## ---- chunk 52
knitr::include_graphics('/post/2021-08-10-choosing-nearby-colors-part-2/index.en-us_files/C_higher_par_per.jpeg', error = FALSE)
## ---- chunk 53
knitr::include_graphics('/post/2021-08-10-choosing-nearby-colors-part-2/index.en-us_files/C_higher_per_l.jpeg', error = FALSE)
## ---- chunk 54
knitr::include_graphics('/post/2021-08-10-choosing-nearby-colors-part-2/index.en-us_files/C_higher_par_l.jpeg', error = FALSE)
## ---- chunk 55
knitr::include_graphics('/post/2021-08-10-choosing-nearby-colors-part-2/index.en-us_files/C_higher_samples.jpeg', error = FALSE)
## ---- chunk 56
knitr::include_graphics('/post/2021-08-10-choosing-nearby-colors-part-2/index.en-us_files/C_higher_samples2.jpeg', error = FALSE)
